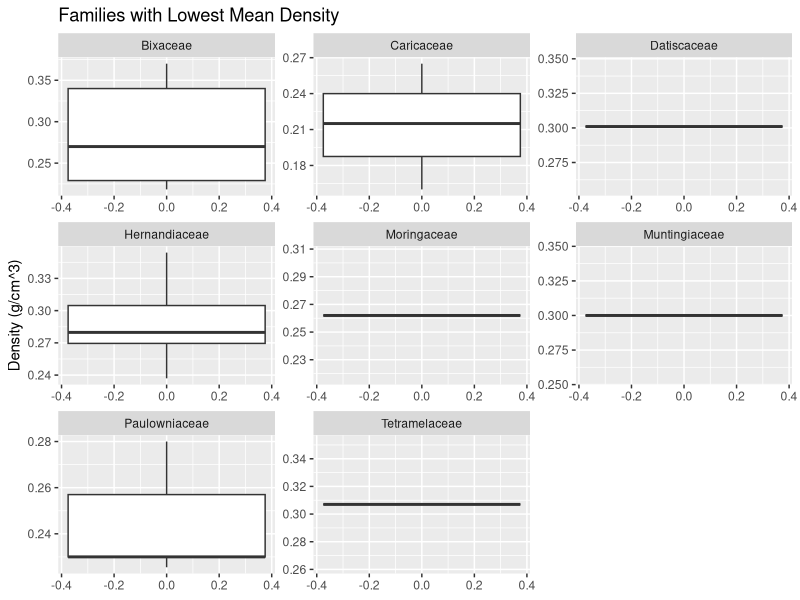
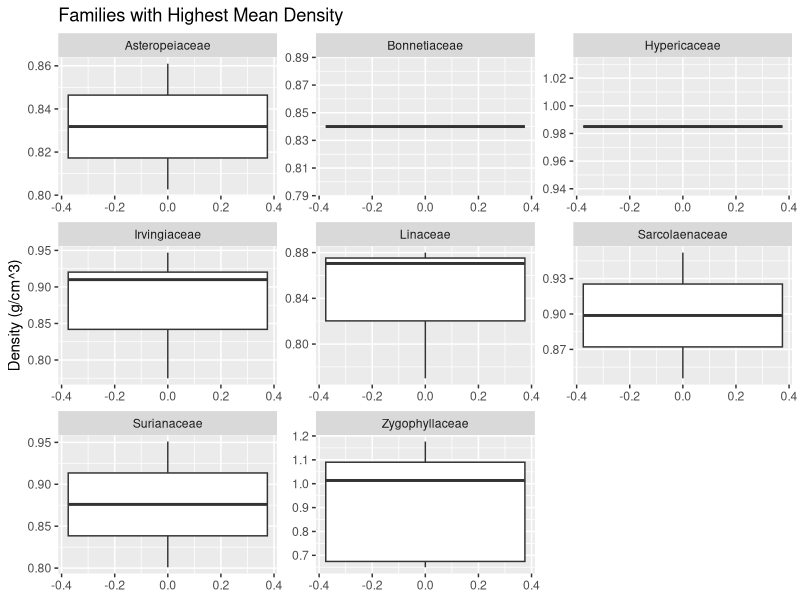
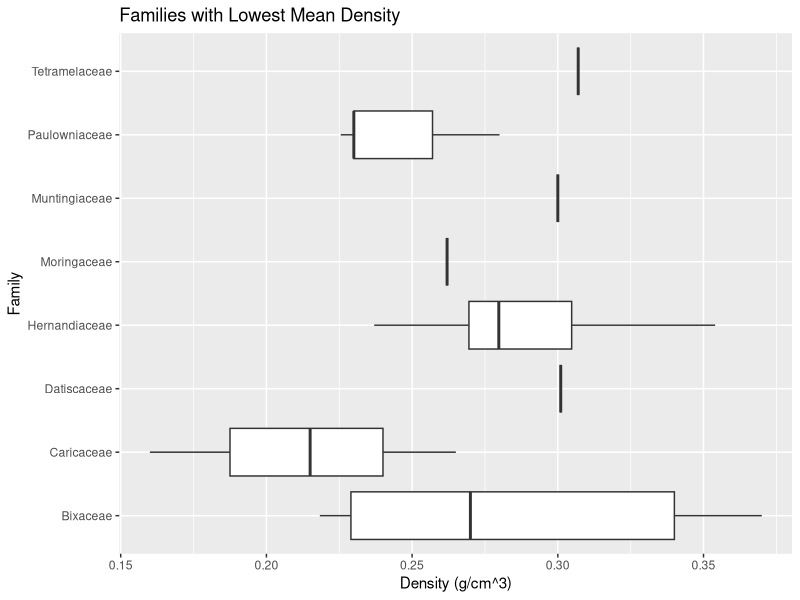
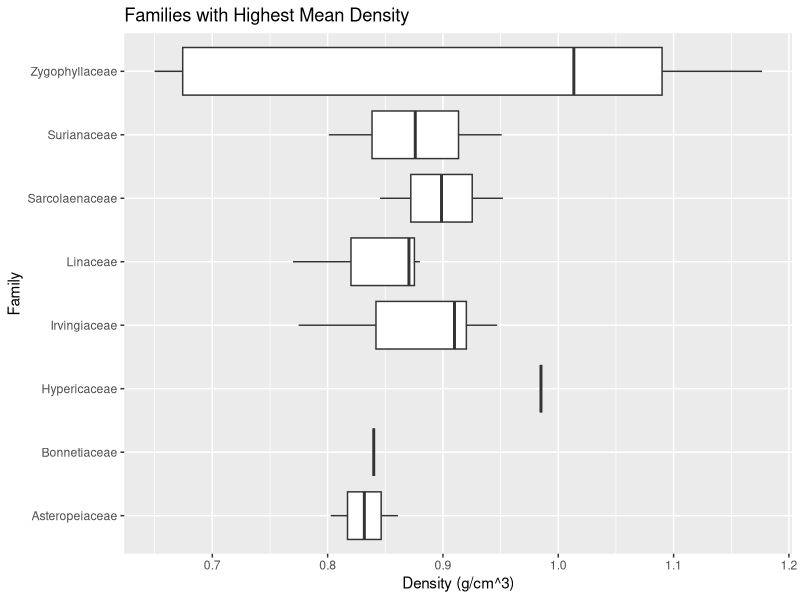

Write R code to recreate these figures, in order.
# Lab 11 - Computational Biology 
# data filtering, subsetting, summarizing, and plotting
# Chris McSpadden
# 04/02/21

#include appropriate libraries
library("dplyr")
library("ggplot2")

#import data
data <- read.csv("GlobalWoodDensityDatabase.csv", stringsAsFactors = F)

#rename some columns
colnames(data)[1] <- "Number"
colnames(data)[4] <- "Density"
colnames(data)[6] <- "Reference"

# remove na row
data <- data[-which(is.na(data$Density)),]

# collapse multiple species into one species with mean density for each
condensed_data <- summarize(group_by(data, Binomial, Family), Density = mean(Density))

## previous operation executed with pipes
# condensed_data <- data %>% 
#  group_by(Binomial, Family)%>% 
#  summarize(Density = mean(Density))


# create new data frame with mean density for each family
fam_density <- summarize(group_by(condensed_data, Family), MeanDensity = mean(Density))

# sort data by mean density
sorted_density <- arrange(fam_density, MeanDensity)

#find family of highest and lowest 8 densities
lowest_density <- head(sorted_density, 8)
highest_density <- tail(sorted_density, 8)

#subset data with all data from highest and lowest density families
keepRowsLow <- (condensed_data$Family %in% lowest_density$Family)
low_fam_data <- condensed_data[keepRowsLow,]

keepRowsHigh <- (condensed_data$Family %in% highest_density$Family)
high_fam_data <- condensed_data[keepRowsHigh,]

# plot lowest density fams
p1 <- ggplot(low_fam_data, aes(y = Density)) + 
  geom_boxplot() + facet_wrap(facets = ~Family, scale="free") +
  labs(title = "Families with Lowest Mean Density", y = "Density (g/cm^3)")
p1

# plot highest density fams
p2 <- ggplot(high_fam_data, aes(y = Density)) + 
  geom_boxplot() + facet_wrap(facets = ~Family, scale="free") +
  labs(title = "Families with Highest Mean Density", y = "Density (g/cm^3)")
p2

#plot low density with flipped format
p3 <- ggplot(low_fam_data, aes(Family, Density)) +
  geom_boxplot() +
  coord_flip() +
  labs(title = "Families with Lowest Mean Density", y = "Density (g/cm^3)", x = "Family")
p3

#plot high density with flipped format
p4 <- ggplot(high_fam_data, aes(Family, Density)) +
  geom_boxplot() +
  coord_flip() +
  labs(title = "Families with Highest Mean Density", y = "Density (g/cm^3)", x = "Family")
p4
